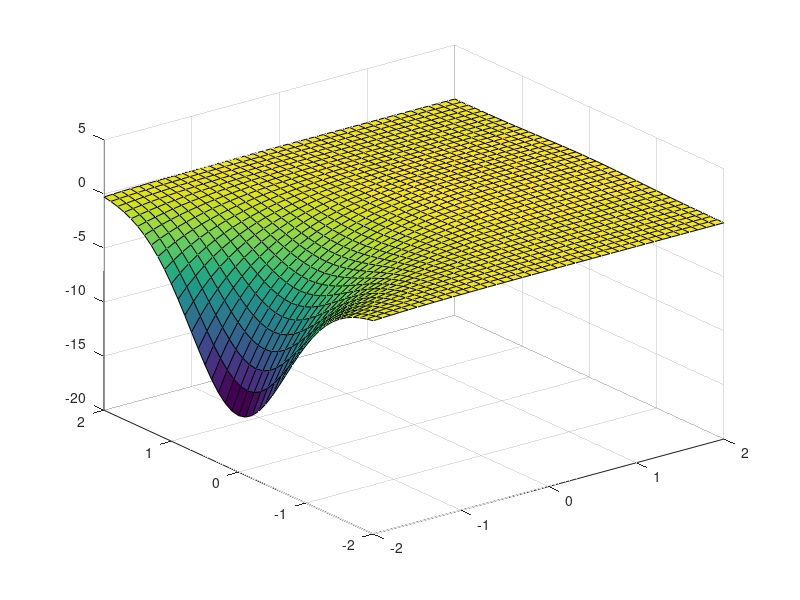

Reproduce this figure in MATLAB. (Note: this script raises an error after producing the figure.)
x=linspace(0,2*pi,100);
plot(x,sin(x))
%% 
x=-2:0.1:2;
[X, Y]=meshgrid(x);
F = X.*exp(-X.^1-Y.^2);
surf(X, Y, F);
%% 
x=0:30;
odd=(mod(x,2)~=0) 

x(odd)

even=x(~odd)
%% 
myfunction(2,3)
